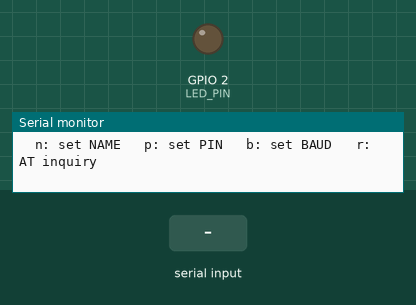
Recording of a sketch running on a simulated ESP32. On the bench: output pins drawn as LEDs (lit = HIGH), the last lines printed to the serial monitor. The inputs (shaded band) are chosen by the test bench. The modem accepts every AT command (registered, SIM ready, sends succeed) and sends nothing else.

Above: at 1.6 s.
1.7 s: "r" received over Serial
At 1.77 s:
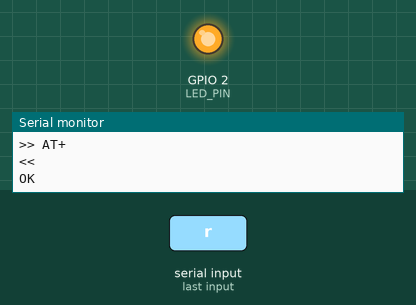
3.2 s: "n" received over Serial
At 4.1 s:
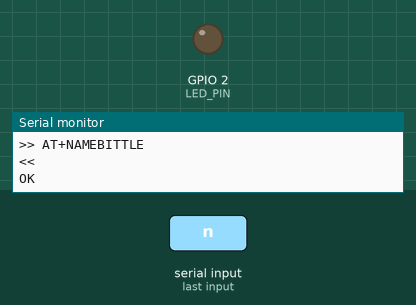
4.7 s: "p" received over Serial
At 4.77 s:
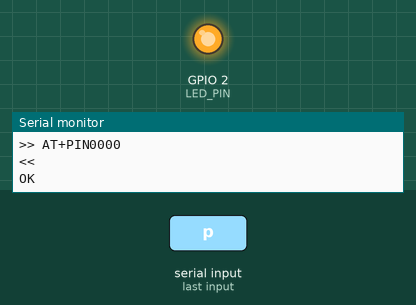
Timing chart, 0 to 7.7 s (numbered marks = the images above; inputs shaded):
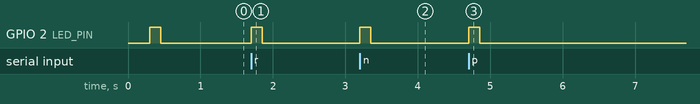

The sketch:

setBluetoothParameter.ino
```cpp
/************************************************************
 * ESP32 DevKit V1 — Bluetooth AT validation
 * Edited for: hamza mannai — simple AT test using onboard LED only
 *
 * What it does
 * - Uses Serial (USB) for monitor @ 115200
 * - Uses Serial2 to talk to the BT module (HC-05/HC-06 style) on configurable pins
 * - Sends AT commands and checks for "+OK" in the response
 * - On success: turn LED ON briefly; on failure: blink LED fast
 *
 * Wiring (default pins — change below if needed)
 *   ESP32 TX2 (GPIO17) --> BT RX
 *   ESP32 RX2 (GPIO16) --> BT TX
 *   3V3 / 5V (per module spec) and GND common
 *
 * Notes (hamza mannai)
 * - Some modules enter AT mode only at specific baud (HC-05 default AT=38400),
 *   and sometimes only when KEY pin is held. Adjust BT_BAUD and KEY handling as needed.
 * - Responses often look like: "\r\n+OK\r\n" or "OK". We'll check for "+OK" or "OK".
 ************************************************************/

#include <Arduino.h>

// ===== User config (hamza mannai) =====
#define LED_PIN         2           // onboard LED (GPIO2 on many ESP32 DevKit V1)
#define BT_RX_PIN       16          // ESP32 RX2 (connect to BT TX)
#define BT_TX_PIN       17          // ESP32 TX2 (connect to BT RX)
#define MONITOR_BAUD    115200      // USB Serial
#define BT_BAUD         38400       // Try 38400 first for HC-05 AT mode; change if needed

// Optional: Name/Pin/Baud AT commands
#define BLUE_NAME       "BITTLE"
#define BLUE_PIN        "0000"
#define BLUE_BAUD_CODE  "8"         // HC-05: 4=9600,5=19200,6=38400,7=57600,8=115200,9=128000


HardwareSerial& BT = Serial2;

void led_on()  { digitalWrite(LED_PIN, HIGH); }
void led_off() { digitalWrite(LED_PIN, LOW);  }
void led_blink(int times, int on_ms=80, int off_ms=80) {
  for (int i=0;i<times;i++){ led_on(); delay(on_ms); led_off(); delay(off_ms); }
}

// Send AT command, wait for reply, return true if "+OK" or "OK" found
bool sendAT(const String& cmd, const String& param, uint32_t timeout_ms=500) {
  String full = "AT+" + cmd + param;
  // Flush input
  while (BT.available()) BT.read();
  // Send
  BT.println(full);
  Serial.print(">> "); Serial.println(full);

  uint32_t start = millis();
  String resp;
  while (millis() - start < timeout_ms) {
    while (BT.available()) {
      char c = (char)BT.read();
      resp += c;
    }
    if (resp.indexOf("+OK") >= 0 || resp.indexOf("OK") >= 0) {
      Serial.print("<< "); Serial.println(resp);
      // Success: solid ON briefly
      led_on();
      delay(150);
      led_off();
      return true;
    }
    delay(5);
  }
  Serial.print("<< (timeout) "); Serial.println(resp);
  // Failure: blink fast
  led_blink(3, 60, 60);
  return false;
}

void setup() {
  pinMode(LED_PIN, OUTPUT);
  led_off();

  Serial.begin(MONITOR_BAUD);
  delay(100);
  Serial.println();
  Serial.println(F("[hamza mannai] ESP32 Bluetooth AT test starting..."));

  // Start Serial2 (BT link)
  BT.begin(BT_BAUD, SERIAL_8N1, BT_RX_PIN, BT_TX_PIN);
  delay(100);
  Serial.print(F("[hamza mannai] Serial2 started @ "));
  Serial.println(BT_BAUD);

  // Basic probe
  Serial.println(F("[hamza mannai] Probing module (AT)..."));
  // Some modules require "AT" without newline; try both
  BT.print("AT\r\n");
  delay(100);
  String resp;
  while (BT.available()) resp += (char)BT.read();
  Serial.print("<< "); Serial.println(resp);
  if (resp.indexOf("+OK") >= 0 || resp.indexOf("OK") >= 0) { led_on(); delay(150); led_off(); }
  else { led_blink(3); }

  // Example commands (uncomment as needed)
  // sendAT("NAME", String(BLUE_NAME), 800);
  // sendAT("PIN",  String(BLUE_PIN),  800);
  // sendAT("BAUD", String(BLUE_BAUD_CODE), 800);

  Serial.println(F("[hamza mannai] Ready. Type single letters in Serial to trigger demo."));
  Serial.println(F("  n: set NAME   p: set PIN   b: set BAUD   r: AT inquiry"));
}

void loop() {
  if (Serial.available()) {
    char c = Serial.read();
    if (c == 'r') {
      sendAT("", "", 600); // plain "AT"
    } else if (c == 'n') {
      sendAT("NAME", String(BLUE_NAME), 800);
    } else if (c == 'p') {
      sendAT("PIN", String(BLUE_PIN), 800);
    } else if (c == 'b') {
      sendAT("BAUD", String(BLUE_BAUD_CODE), 1200);
    }
  }
}
```

Measured:
- after the input at 1.7 s, GPIO 2 (LED_PIN): LOW → HIGH at once, → LOW 0.15 s later
- after the input at 3.2 s, GPIO 2 (LED_PIN): LOW → HIGH at once, → LOW 0.15 s later
- after the input at 4.7 s, GPIO 2 (LED_PIN): LOW → HIGH at once, → LOW 0.15 s later
